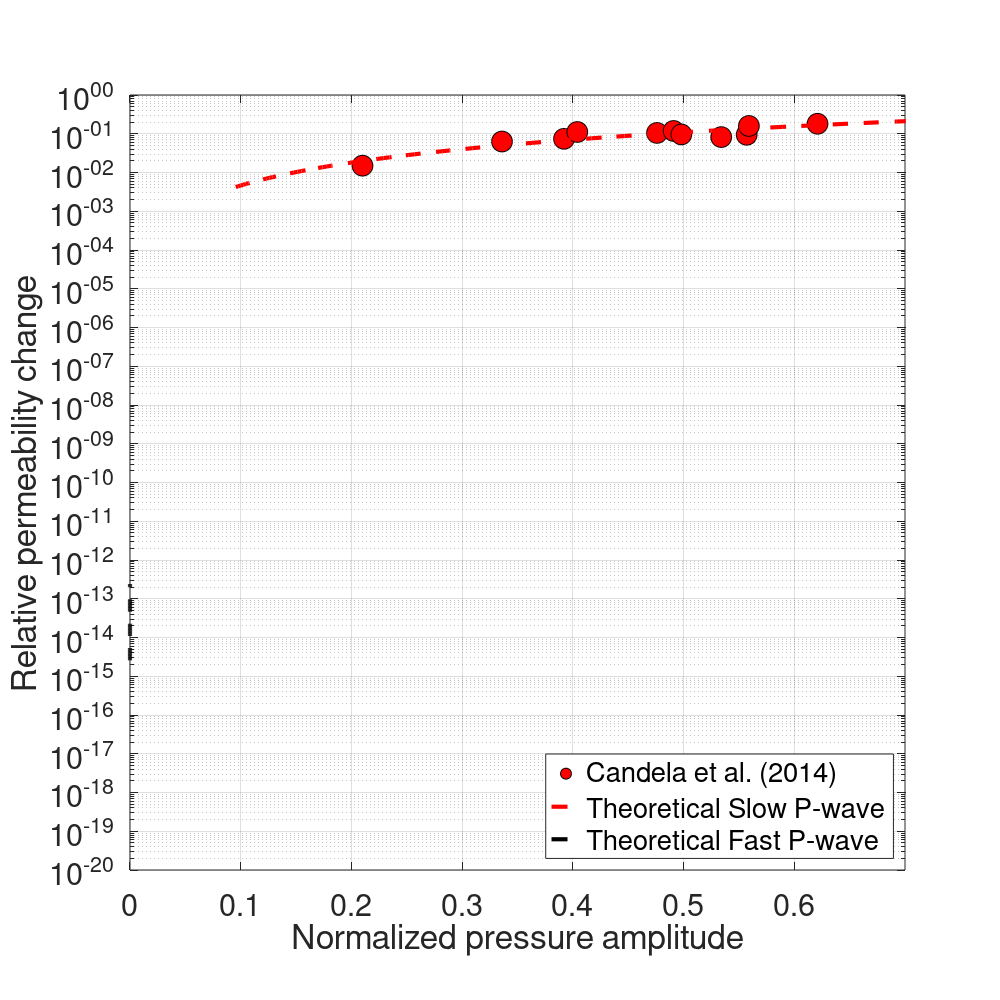

Write MATLAB code to recreate this figure.
clear all; close all; 

%% 1- Compute fluid relative displacement
% %--------------------- MATRIX PROPERTIES ----------------------------------%
% Berea Sandstone properties representative of Candela 2014
ks=37e9;                      % [Pa]   --> [Grain modulus]
rhos=2.65*1e3;                % [kg/m3]--> [Grain density]
kappa=10^(-14.553);           % [m^2]     --> [Permeability] in Candela 2014

S=3;                          % tortuosity
nj=8;                         % [-]     --> [Permeability-related parameter]

% Get porosity from relation with permeability according to plot of Bourbie
phi=0.05;
% Pride relation to get elastic moduli from porosity
mus=44e9; % grain shear modulus
c=4; % consolidation parameter
km=ks*(1-phi)/(1+c*phi);        % White's model
mum=mus*(1-phi)/(1+3*c*phi/2);  % White's model

% In the case of Candela 2014, F0 is in the order of 0.1-0.5MPa/50mm
F0=0.2E6/50E-3;                 % [Pa/m]

%--------------------- FLUID PROPERTIES ----------------------------------%
%Water
kf=2.25e9;                              % [Pa]  --> [Fluid modulus]       
rhof=1.09e3;                            % [kg/m3] --> [Fluid density]
eta=16e-4;                              % [Pa*s]    --> [Viscosity] in Candela 2014

%--------------------- BIOT PARAMETERS  ----------------------------------%
rob=(phi.*rhof+ (1-phi).*rhos);         % [kg/m3] --> [Bulk density] 
alfa=1-km./ks;
kav=1./((alfa-phi)./ks+phi./kf);
H_d=km+4*mum/3;                     % Dry P-wave modulus
H_u=H_d + alfa^2*kav;               % Saturated P-wave modulus
omega_biot=eta*phi/kappa/rhof/S;    % Biot freq
f_biot=omega_biot/2/pi;             % Biot freq in Hz
f_drained_undrained=4*kappa*km/eta/(50e-3)^2;                % According to Pimienta et al 2015.
N=kav*H_d/H_u;
Diff=kappa*N/eta;                   % Hydraulic diffusivity

%--------------------- WAVE PARAMETERS  ----------------------------------%
% STRAIN-FREQ DEPENDENT ANALYSIS
f_fixed=0.05;                   % Wave frequency in Hz used by Candela 2014
omega=2*pi*f_fixed;             % omega
frec_vec=f_fixed;               % linear freq range in Hz

% Strain range
s0=5e-7;        
s1=5e-6;
strain_per_decade=100;              % sampling
strain_expon=(log10(s0):1/strain_per_decade:log10(s1)); % strain exponents
strain_wave=10.^strain_expon;       % strain imposed by the seismic wave. Variable


% Solution of Biot's equations
% Dynamic permeability
k_dyn=kappa./(sqrt(1+1i*4*omega/nj./omega_biot)+1i*omega./omega_biot); 
g=1./omega.*imag(eta./k_dyn);
b=real(eta./k_dyn);

%% S-Wave number computation. NOT USED
% S_s=(1/mum*(rob-rhof^2./(g-1i*b./omega))).^(1/2);   % slowness
% k_s=omega.*S_s;                                     % wave number S wave
% v_s=1./real(S_s);                                   % vel S wave
% Q_s=-2*imag(S_s)./real(S_s);                        % attenuation S wave
% gamma_s=omega*rhof.*k_dyn./(1i*eta);                % gamma factor S wave
% 
% for istr=1:length(strain_wave)
%     for ifre=1:length(frec_vec)
% B_s=[];
% 
% A_s=2*strain_wave(istr)./(k_s(ifre)^2); 
% B_s=A_s*gamma_s(ifre);                                   % amplitude of S wave
% 
% ws(istr,ifre)=1i*k_s(ifre)*B_s;                          % Fluid relative displ S wave
% us(istr,ifre)=1i*k_s(ifre)*A_s;                          % Solid displ S wave
% vss(istr,ifre)=us(istr,ifre)*1i*omega(ifre);              % Particle velocity displ S wave
% 
%     end
% end
%% Fast and slow P-Wave number computation 
a1=kav*H_d;
b1=-rob*kav - H_u*g + H_u*1i*b./omega + 2*rhof*alfa*kav;
c1=rob*g - rob*1i*b./omega - rhof^2;
gamma=-b1./2./a1;

for iom=1:length(omega)
sol=roots([a1, 0, b1(iom), 0, c1(iom)]);
S_aux=sol(imag(sol)<0);
[ai bi]=max(S_aux);[ci di]=min(S_aux);
S_p2(iom)=S_aux(bi);
S_p1(iom)=S_aux(di);
end

k_p1=omega.*S_p1;                                   % fast P wavenumber
k_p2=omega.*S_p2;                                   % slow P wavenumber
gamma_p1=(omega.^2.*rob - H_u.*k_p1.^2)./(-omega.^2.*rhof + alfa*kav.*k_p1.^2);
gamma_p2=(omega.^2.*rob - H_u.*k_p2.^2)./(-omega.^2.*rhof + alfa*kav.*k_p2.^2);

for istr=1:length(strain_wave)
    for ifre=1:length(frec_vec)
B_p1=[];B_p2=[];
        
A_p1=strain_wave(istr)/(-1i*k_p1(ifre));
B_p1=A_p1*gamma_p1(ifre);
A_p2=strain_wave(istr)/(-1i*k_p2(ifre));
B_p2=A_p2*gamma_p2(ifre);

wp1(istr,ifre)=B_p1;                       % Fluid relative displ fast P wave
wp2(istr,ifre)=B_p2;                       % Fluid relative displ slow P wave
up1(istr,ifre)=A_p1;                       % Solid displ fast P wave
up2(istr,ifre)=A_p2;                       % Solid displ slow P wave
vsp1(istr,ifre)=A_p1*1i*omega(ifre);       % Particle velocity fast P wave
vsp2(istr,ifre)=A_p2*1i*omega(ifre);       % Particle velocity slow P wave


Pfp1(istr,ifre)=(alfa*kav*A_p1 + kav*B_p1)*1i*k_p1(ifre);                       % Fluid pressure fast P wave
Pfp2(istr,ifre)=(alfa*kav*A_p2 + kav*B_p2)*1i*k_p2(ifre);                      % Fluid pressure slow P wave
grad_pf_p2(istr,ifre)=Pfp2(istr,ifre)*(-1i*k_p2(ifre));       % pressure gradient due to slow P-wave
grad_pf_p1(istr,ifre)=Pfp1(istr,ifre)*(-1i*k_p1(ifre));       % pressure gradient due to slow P-wave
sigma11_p1(istr,ifre)=-(H_u*A_p1 + alfa*kav*B_p1)*1i*k_p1(ifre);                       % Stress fast P wave
sigma11_p2(istr,ifre)=-(H_u*A_p2 + alfa*kav*B_p2)*1i*k_p2(ifre);                       % Stress slow P wave
    end
end
v_p1=1./real(S_p1);
Q_p1=-2*imag(S_p1)./real(S_p1);

v_p2=1./real(S_p2);
Q_p2=-2*imag(S_p2)./real(S_p2);


%% Permeability change prediction for CANDELA ET AL 2014
data=load('Candela_2014_fig4_intact.txt','-ASCII');
Pf_candela_norm=data(:,1);
deltaperm_candela_norm=data(:,2);
y=log(deltaperm_candela_norm);x=[ones(length(y),1) log(Pf_candela_norm)];
coeff=x\y;
b_coeff=coeff(2);a_coeff=exp(coeff(1));

normal_perm_p1=a_coeff.*(abs(grad_pf_p1)./abs(F0)).^b_coeff;   % Candela criterion
normal_perm_p2=a_coeff.*(abs(grad_pf_p2)./abs(F0)).^b_coeff;   % Candela criterion


%% Plot Fig0
figure(1)
set(1,'Units','inches','Position',[10 10 10 10],'PaperPositionMode','auto');
semilogy(Pf_candela_norm, deltaperm_candela_norm,'ok','MarkerFaceColor','r','MarkerSize',15);grid on;hold on
plot(abs(grad_pf_p2)./abs(F0), normal_perm_p2,'--r','MarkerSize',15,'LineWidth',3);
plot(abs(grad_pf_p1)./abs(F0), normal_perm_p1,'--k','MarkerSize',15,'LineWidth',3);
legend('Candela et al. (2014)', 'Theoretical Slow P-wave', 'Theoretical Fast P-wave','Location','SouthEast') 
ylabel('Relative permeability change');axis square
xlabel('Normalized pressure amplitude');grid on;axis tight
xlim([0 0.7]);ylim([1e-20 1])
set(gca, 'fontsize', 22)
% print(sprintf('%s','Candela_normalizedpf_permchange_bothwaves_otherstrainrange'), '-dpng', '-r300'); %<-Save as PNG with 300 DPI


% %%
% figure
% 
% loglog(strain_wave, abs(grad_pf_p2)./abs(F0))
% ylim([0.2 0.7])